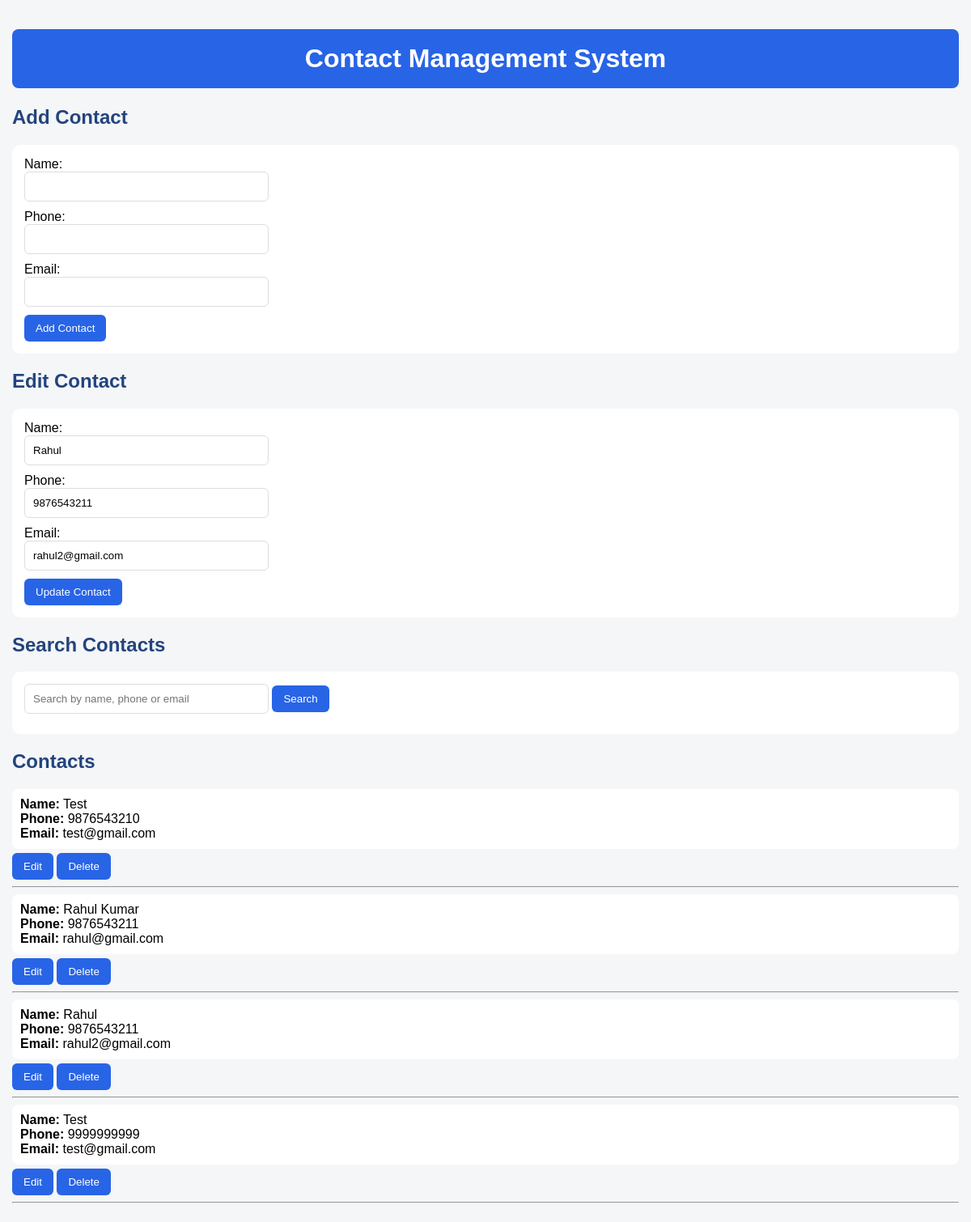
The app's page /index.php?edit_id=10 with its own data.
### tables this page shows
CREATE TABLE contacts (id INTEGER PRIMARY KEY AUTOINCREMENT, name TEXT NOT NULL, phone TEXT NOT NULL, email TEXT);

### index.php (the view, shortened to what this page needs)
<?php
$db = new SQLite3("contacts.db");
$db->exec("
    CREATE TABLE IF NOT EXISTS contacts (
        id INTEGER PRIMARY KEY AUTOINCREMENT,
        name TEXT NOT NULL,
        phone TEXT NOT NULL,
        email TEXT
    )
");
$edit_contact = null;
if (isset($_GET["edit_id"])) {
    $id = (int)$_GET["edit_id"];
    $stmt = $db->prepare(
        "SELECT * FROM contacts WHERE id = :id"
    );
    $stmt->bindValue(":id", $id, SQLITE3_INTEGER);
    $result = $stmt->execute();
    $edit_contact = $result->fetchArray(SQLITE3_ASSOC);
}
$search = trim($_GET["search"] ?? "");
if ($search !== "") {
    $stmt = $db->prepare(
        "SELECT * FROM contacts
         WHERE name LIKE :search
         OR phone LIKE :search
         OR email LIKE :search
         ORDER BY id DESC"
    );
    $stmt->bindValue(":search", "%" . $search . "%", SQLITE3_TEXT);
    $result = $stmt->execute();
} else {
    $result = $db->query(
        "SELECT * FROM contacts ORDER BY id DESC"
    );
}
?>
<!DOCTYPE html>
<html>
<head>
</head>
<body>
<h1>Contact Management System</h1>
<h2>Add Contact</h2>
<div class="box">
<form method="post">
    <label>Name:</label><br>
    <input type="text" name="name" required><br>
    <label>Phone:</label><br>
    <input type="text" name="phone" required pattern="[0-9]{10}" maxlength="10"><br>
    <label>Email:</label><br>
    <input type="email" name="email" required><br>
    <button type="submit">
        Add Contact
    </button>
</form>
</div>
<?php if ($edit_contact): ?>
<h2>Edit Contact</h2>
<div class="box">
<form method="post">
    <label>Name:</label><br>
    <input
        type="text"
        name="name"
        value="<?= htmlspecialchars($edit_contact["name"]) ?>"
        required
    ><br>
    <label>Phone:</label><br>
    <input
        type="text"
        name="phone"
        value="<?= htmlspecialchars($edit_contact["phone"]) ?>"
        required pattern="[0-9]{10}" maxlength="10"
    ><br>
    <label>Email:</label><br>
    <input
        type="email"
        name="email"
        value="<?= htmlspecialchars($edit_contact["email"]) ?>"
    ><br>
    <button type="submit">
        Update Contact
    </button>
</form>
</div>
<?php endif; ?>
<h2>Search Contacts</h2>
<div class="box">
<form method="get">
    <input
        type="text"
        name="search"
        placeholder="Search by name, phone or email"
        value="<?= htmlspecialchars($search) ?>"
    >
    <button type="submit">
        Search
    </button>
</form>
</div>
<h2>Contacts</h2>
<?php while ($row = $result->fetchArray(SQLITE3_ASSOC)): ?>
<div class="contact">
    <strong>Name:</strong>
    <?= htmlspecialchars($row["name"]) ?><br>
    <strong>Phone:</strong>
    <?= htmlspecialchars($row["phone"]) ?><br>
    <strong>Email:</strong>
    <?= htmlspecialchars($row["email"]) ?><br>
</div>
<form method="get" style="display:inline;">
    <button type="submit">
        Edit
    </button>
</form>
<form
    method="post"
    style="display:inline;"
    onsubmit="return confirm('Are you sure you want to delete this contact?');"
>
    <button type="submit">
        Delete
    </button>
</form>
<hr>
<?php endwhile; ?>
</body>
</html>

### index.php (style rules this page uses)
body { font-family: Arial, sans-serif; background: #f4f6f8; margin: 0; padding: 15px; }
h1 { background: #2864e6; color: white; text-align: center; padding: 18px; border-radius: 8px; }
h2 { color: #23447d; }
.box { background: white; padding: 15px; border-radius: 10px; margin-bottom: 15px; }
input { padding: 10px; width: 280px; max-width: 90%; margin-bottom: 10px; border: 1px solid #ddd; border-radius: 6px; }
button { background: #2864e6; color: white; border: none; padding: 9px 14px; border-radius: 6px; cursor: pointer; }
.contact { background: white; padding: 10px; border-radius: 8px; margin-bottom: 5px; }

### records on screen
contacts: name "Rahul", phone "9876543211", email "rahul2@gmail.com"
contacts: name "Test", phone "9876543210", email "test@gmail.com"
contacts: name "Rahul Kumar", phone "9876543211", email "rahul@gmail.com"
contacts: name "Test", phone "9999999999", email "test@gmail.com"
